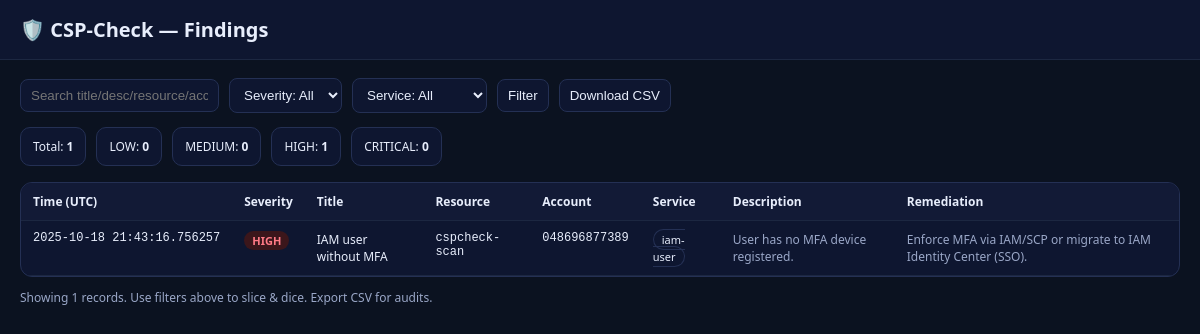
The page / on the database its author committed.
### cspcheck/web/db.py (models this page shows)
class FindingRow(SQLModel, table=True):
    id: int | None = Field(default=None, primary_key=True)
    ts: datetime = Field(default_factory=datetime.utcnow, index=True)
    provider: str
    account: str
    resource_type: str
    resource_id: str
    title: str
    severity: str
    description: str
    remediation: str
    meta_json: str

### cspcheck/web/app.py (the view)
@app.route("/")
def index():
    severity = request.args.get("severity")
    resource_type = request.args.get("service")
    q = request.args.get("q")
    rows = list_findings(limit=2000)
    rows = _filter_rows(rows, severity=severity, resource_type=resource_type, q=q)
    totals = {"ALL": len(rows)}
    for r in rows:
        totals[r.severity] = totals.get(r.severity, 0) + 1
    return render_template("index.html", rows=rows, totals=totals, severity=severity or "", service=resource_type or "", q=q or "")

### cspcheck/web/app.py (called while the page is built)
def _filter_rows(rows, severity=None, resource_type=None, q=None):
    out = []
    for r in rows:
        if severity and r.severity.lower() != severity.lower():
            continue
        if resource_type and r.resource_type.lower() != resource_type.lower():
            continue
        if q:
            hay = " ".join([r.title or "", r.description or "", r.resource_id or "", r.account or ""]).lower()
            if q.lower() not in hay:
                continue
        out.append(r)
    return out

### cspcheck/web/db.py (called while the page is built)
def list_findings(limit: int = 200):
    with Session(_engine) as s:
        stmt = select(FindingRow).order_by(FindingRow.ts.desc()).limit(limit)
        return s.exec(stmt).all()

### cspcheck/web/templates/index.html (shortened to what this page needs)
<!doctype html>
<html lang="en">
<head>
</head>
<body>
<header>
  <h1>🛡️ CSP-Check — Findings</h1>
</header>
<div class="wrap">
  <form class="bar" method="get">
    <input type="text" name="q" placeholder="Search title/desc/resource/account…" value="{{ q }}">
    <select name="severity">
      <option value="">Severity: All</option>
    </select>
    <select name="service">
      <option value="">Service: All</option>
    </select>
    <button type="submit">Filter</button>
    <div class="actions">
      <a href="/download.csv"><button type="button">Download CSV</button></a>
    </div>
  </form>
  <div class="kpis">
    <div class="kpi">Total: <strong>{{ totals.get("ALL", 0) }}</strong></div>
    <div class="kpi">LOW: <strong>{{ totals.get("LOW", 0) }}</strong></div>
    <div class="kpi">MEDIUM: <strong>{{ totals.get("MEDIUM", 0) }}</strong></div>
    <div class="kpi">HIGH: <strong>{{ totals.get("HIGH", 0) }}</strong></div>
    <div class="kpi">CRITICAL: <strong>{{ totals.get("CRITICAL", 0) }}</strong></div>
  </div>
  <table>
    <thead>
      <tr>
        <th class="nowrap">Time (UTC)</th>
        <th>Severity</th>
        <th>Title</th>
        <th>Resource</th>
        <th>Account</th>
        <th class="nowrap">Service</th>
        <th>Description</th>
        <th>Remediation</th>
      </tr>
    </thead>
    <tbody>
      {% for r in rows %}
      <tr>
        <td class="mono nowrap">{{ r.ts }}</td>
        <td><span class="sev sev-{{ r.severity }}">{{ r.severity }}</span></td>
        <td>{{ r.title }}</td>
        <td class="mono">{{ r.resource_id }}</td>
        <td class="mono">{{ r.account }}</td>
        <td><span class="pill">{{ r.resource_type }}</span></td>
        <td class="muted">{{ r.description }}</td>
        <td class="muted">{{ r.remediation }}</td>
      </tr>
      {% endfor %}
    </tbody>
  </table>
  <div class="footer">
    Showing {{ rows|length }} records. Use filters above to slice & dice. Export CSV for audits.
  </div>
</div>
</body>
</html>

### cspcheck/web/templates/index.html (style rules this page uses)
body { font-family:system-ui,-apple-system,Segoe UI,Roboto,Ubuntu,Helvetica,Arial,sans-serif;margin:0;background:#0b1220;color:#e8eefc }
header { padding:16px 20px;border-bottom:1px solid #1c2741;background:#0e1630 }
h1 { margin:0;font-size:20px }
.wrap { padding:18px 20px }
.bar { display:flex;gap:10px;flex-wrap:wrap;align-items:center;margin-bottom:14px }
input,select,button { background:#0e1630;color:#e8eefc;border:1px solid #243054;border-radius:8px;padding:8px 10px }
button { cursor:pointer }
.kpis { display:flex;gap:10px;flex-wrap:wrap;margin:8px 0 16px }
.kpi { background:#0e1630;border:1px solid #243054;border-radius:10px;padding:10px 12px;font-size:12px }
table { width:100%;border-collapse:separate;border-spacing:0;overflow:hidden;border-radius:12px;border:1px solid #243054;background:#0e1630 }
th,td { padding:10px 12px;border-bottom:1px solid #1c2741;text-align:left;font-size:12px;vertical-align:top }
th { background:#121a36;position:sticky;top:0 }
.sev { font-weight:600;padding:2px 8px;border-radius:999px;font-size:11px;display:inline-block }
.sev-HIGH { background:#3b161b;color:#ff7a86 }
.pill { padding:2px 8px;border:1px solid #243054;border-radius:999px;font-size:11px }
.muted { color:#9aa7c7 }
.actions { display:flex;gap:8px;align-items:center }
.footer { margin-top:12px;color:#9aa7c7;font-size:12px }
.nowrap { white-space:nowrap }
.mono { font-family:ui-monospace,SFMono-Regular,Menlo,Monaco,Consolas,"Liberation Mono","Courier New",monospace }

### rows shown on the page
FindingRow: ts "2025-10-18 21:43:16.756257", severity "HIGH", title "IAM user without MFA", resource_id "cspcheck-scan", account "048696877389", resource_type "iam-user", description "User has no MFA device registered.", remediation "Enforce MFA via IAM/SCP or migrate to IAM Identity Center (SSO)."

### other values the page prints
{{ totals.get("ALL", 0) }} "1"
{{ totals.get("LOW", 0) }} "0"
{{ totals.get("MEDIUM", 0) }} "0"
{{ totals.get("HIGH", 0) }} "1"
{{ totals.get("CRITICAL", 0) }} "0"
{{ rows|length }} "1"
